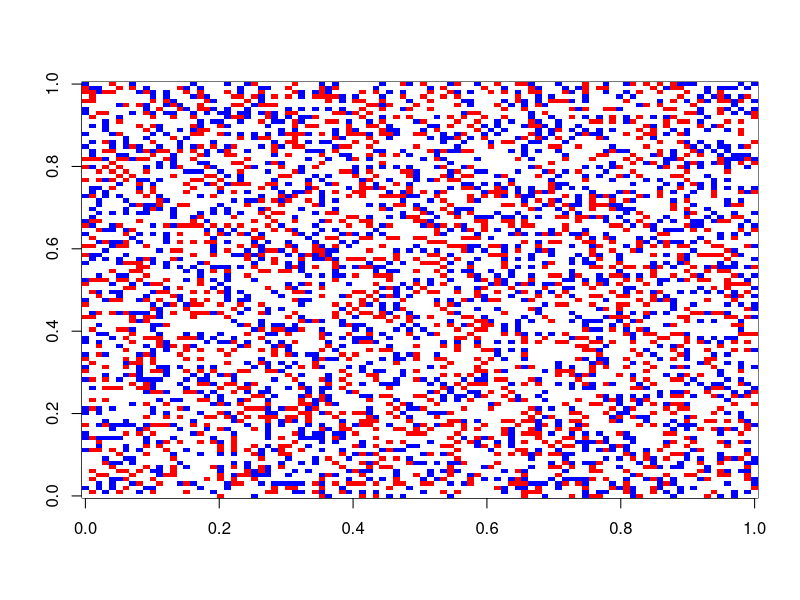
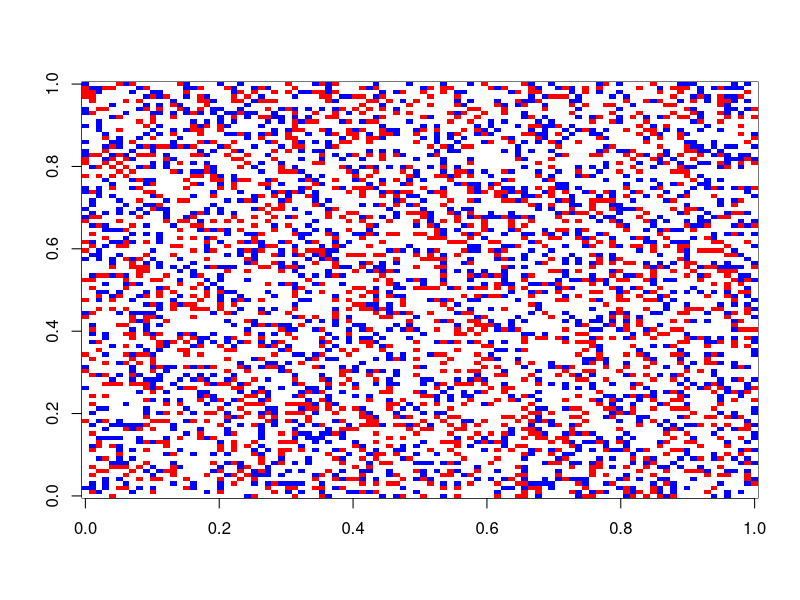
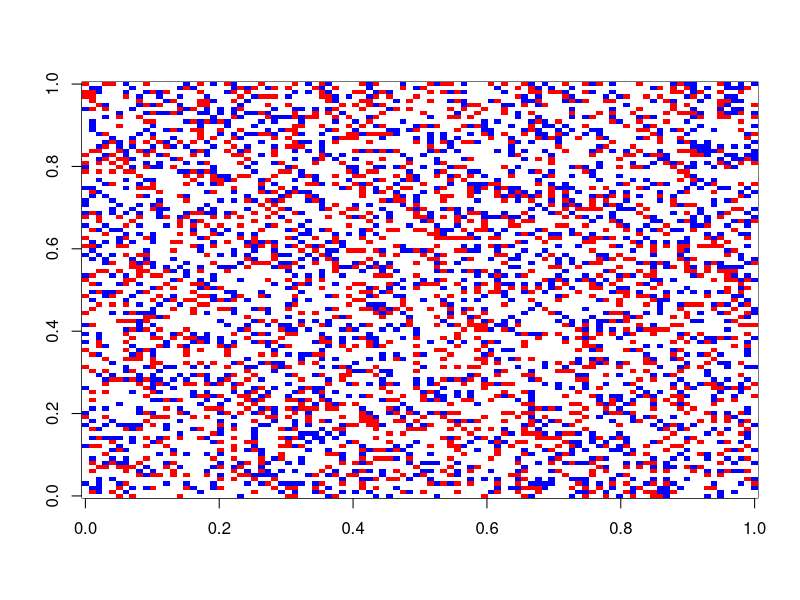
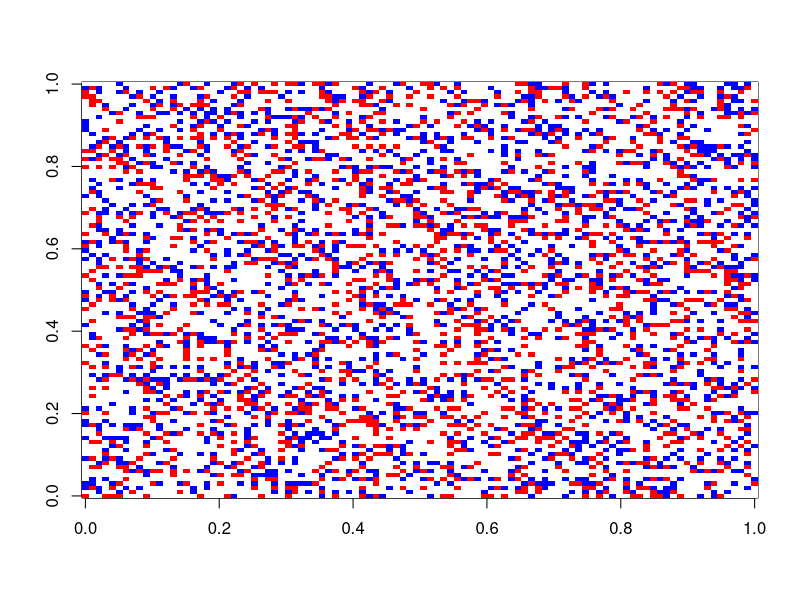
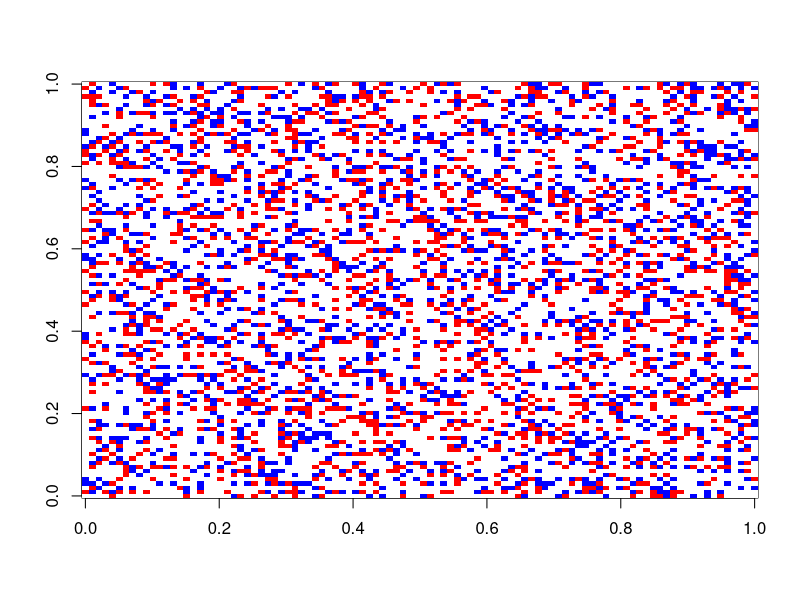
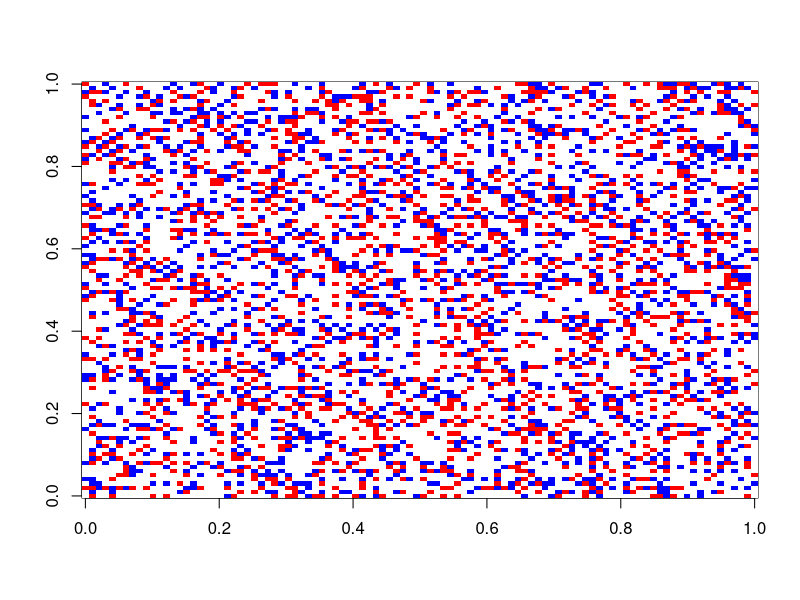
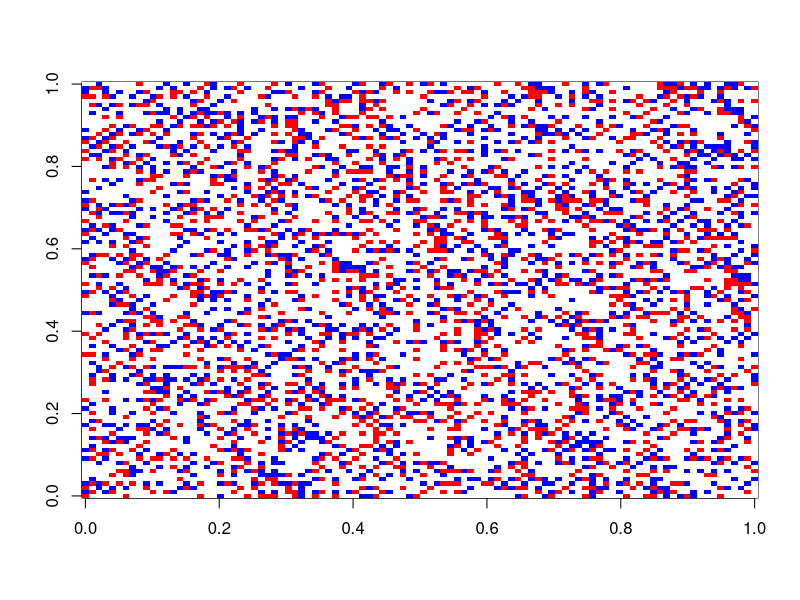
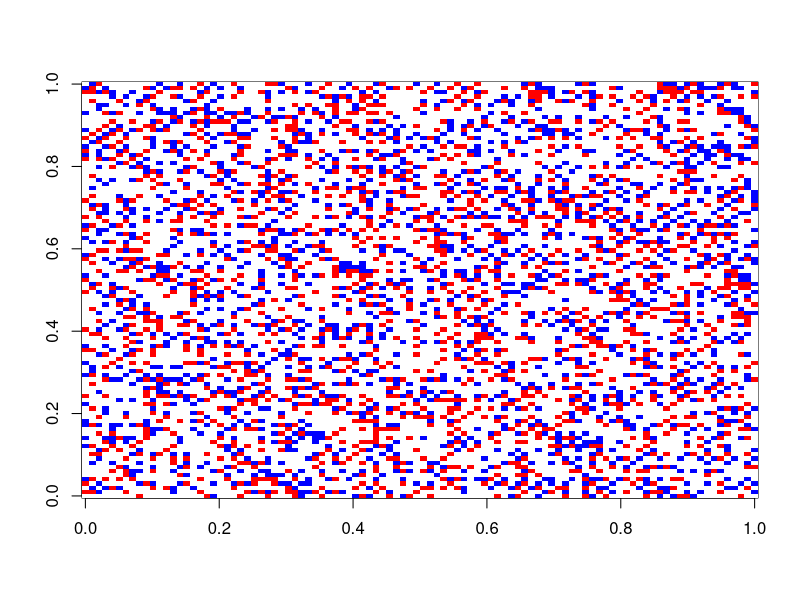

The R source for these figures, in order: (Note: a time limit stopped this script after it produced the figures.)
#############################
######BML Traffic Model######
######Sean Wu 5/24/2016######
#############################


####################
###Create lattice###
####################

cell_init <- function(i,j,p){
  if(runif(1) <= p){
    return(sample(c(1,2),1))
  } else {
    return(0)
  }
}

cell_initV <- Vectorize(cell_init,c("i","j"))

#lattice is of dimension rXc and with initial density p
bml_init <- function(r,c,p){
  outer(1:r,1:c,cell_initV,p=p)
}


###############################
###Create movement functions###
###############################

#blue (1) goes north, red (2) goes east 

#northward movement function
move_north <- function(mat){
  #index indicating if [i,j] was to attempt to move north if it would be blocked or not
  block_ind <- mat[c(nrow(mat),1:(nrow(mat)-1)),]!=0
  blue_ind <- mat*(mat==1)
  #hold non blue cars constant + hold blocked blue cars constant + non-blocked blue cars resorted to "move" north
  return(mat*(mat!=1) + blue_ind*block_ind + (blue_ind*!block_ind)[c(2:nrow(mat),1),])
}

#eastward movement function
move_east <- function(mat){
  #index indicating if [i,j] was to attempt to move east if it would be blocked or not
  block_ind <- mat[,c(2:ncol(mat),1)]!=0
  red_ind <- mat*(mat==2)
  #hold non red cars constant + hold blocked red cars constant + non-blocked red cars resorted to "move" east
  return(mat*(mat!=2) + red_ind*block_ind + (red_ind*!block_ind)[,c(ncol(mat),1:ncol(mat)-1)])
}

#single step function
bml_step <- function(mat){
  new_mat <- move_east(move_north(mat))
  jam <- identical(new_mat,mat)
  return(list(mat=new_mat,jam=jam))
}


##########################
###Simulation functions###
##########################


out <- list()
jam <- FALSE
i <- 1
init_mat <- bml_init(100,100,0.35)
while(!jam){
  if(i == 1){
    mat <- bml_step(init_mat)  
  } else {
    mat <- bml_step(mat$mat)
  }
  jam <- mat$jam
  out[[i]] <- mat$mat
  image(mat$mat,col=c("white","blue","red"))
  print(paste("Currently on iteration:",i))
  i <- i +1
}

for(i in 1:length(out)){
  write.table(x=out[[i]],file=paste0("time",i,".csv"),col.names=FALSE,sep=",")
}
